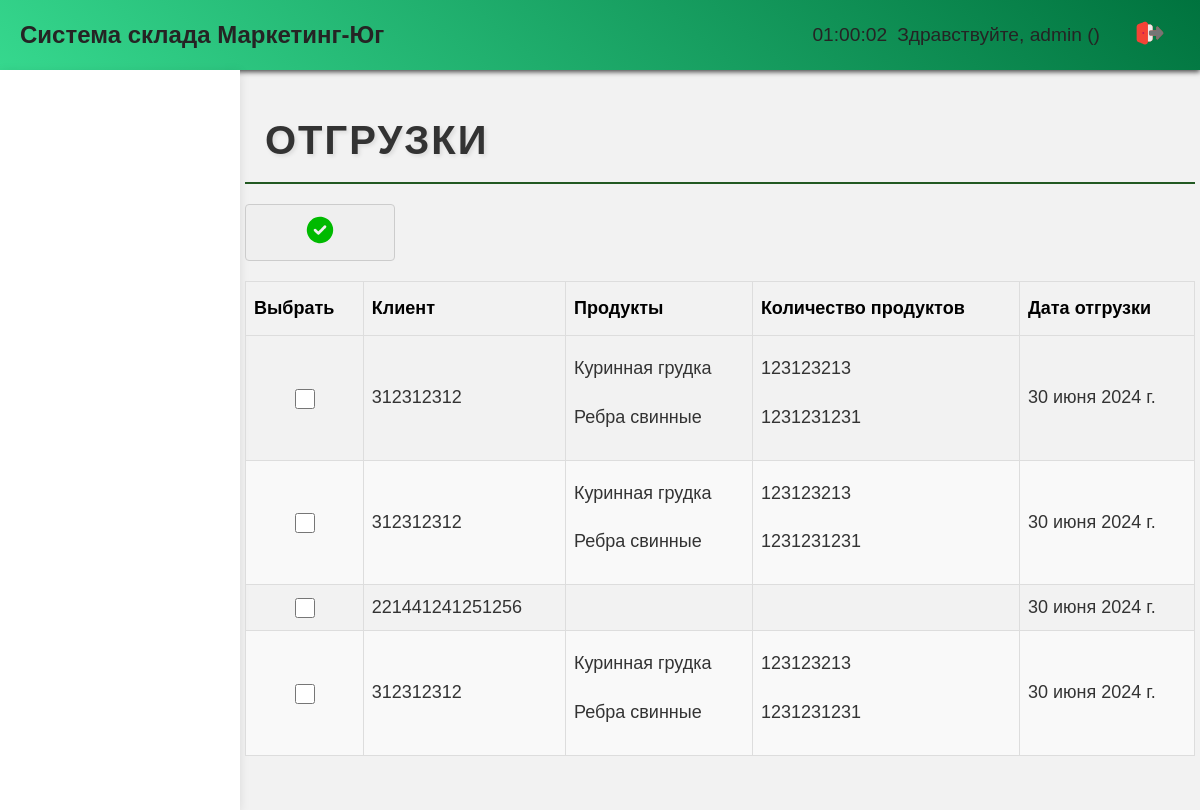
Screenshot of /shipment/ (signed in) with the database file from the repository.
### base/models.py (models this page shows, shortened)
class Shipment(models.Model):
    customer = models.CharField(max_length=100)
    products = models.ManyToManyField(ShipmentProduct, related_name='shipment')
    date_shipped = models.DateField()
    class Meta:
        verbose_name = 'Отгрузка'
        verbose_name_plural = 'Отгрузки'

class ShipmentProduct(models.Model):
    product = models.ForeignKey(Product, on_delete=models.CASCADE)
    quantity = models.IntegerField()
    class Meta:
        verbose_name = 'Продукт отгрузки'
        verbose_name_plural = 'Продукты отгрузок'

class Product(models.Model):
    name = models.CharField(max_length=100)
    product_type = models.ForeignKey('ProductType', on_delete=models.CASCADE)
    description = models.TextField(blank=True, null=True)
    price = models.DecimalField(max_digits=10, decimal_places=2)
    quantity = models.IntegerField(default=0)
    updated = models.DateTimeField(auto_now=True)
    created = models.DateTimeField(auto_now_add=True)
    class Meta:
        verbose_name = 'Продукция'
        verbose_name_plural = 'Продукции'

### base/views.py (the view)
# urls.py: path('shipment/', views.shipment, name='shipment'),
def shipment(request):
    shipments = Shipment.objects.all()
    shipment_products = ShipmentProduct.objects.all()
    context = {
        'shipments': shipments,
        'shipment_products': shipment_products
    }
    return render(request, 'shipment.html', context)

### base/templatetags/group_tags.py (called while the page is built)
@register.filter(name='has_group')
def has_group(user, group_name):
    return user.groups.filter(name=group_name).exists()

### templates/shipment.html (shortened to what this page needs)
{% extends 'home.html' %}
{% load static %}
{% block content %}
<h2>Отгрузки</h2>
<table class="shipment-table">
<thead>
<tr>
    <th>Выбрать</th>
    <th>Клиент</th>
    <th>Продукты</th>
    <th>Количество продуктов</th>
    <th>Дата отгрузки</th>
</tr>
</thead>
<tbody>
<button id="complete-shipment-button" class="icon-button">
    <img src="{% static 'images/check.svg' %}" alt="Подтвердить отгрузку">
</button>
{% for shipment in shipments %}
<tr>
    <td style="text-align: center;"><input type="checkbox" class="checkbox-custom" name="selected_shipment" value="{{ shipment.id }}"></td>
    <td>{{ shipment.customer }}</td>
    <td class="text2">
        {% for shipment_product in shipment.products.all %}
            <p>{{ shipment_product.product.name }}</p>
        {% endfor %}
    </td>
    <td class="text2">
        {% for shipment_product in shipment.products.all %}
            <p>{{ shipment_product.quantity }}</p>
        {% endfor %}
    </td>
    <td>{{ shipment.date_shipped }}</td>
</tr>
{% empty %}
<tr>
    <td colspan="5">Нет данных об отгрузках</td>
</tr>
{% endfor %}
</tbody>
</table>
{% endblock %}

### templates/header.html (shortened to what this page needs)
<header>
{% load static %}
    <link rel="stylesheet" href="{% static 'styles/header.css' %}">
    <div class="header-left">
        <h1>Система склада Маркетинг-Юг</h1>
    </div>
    <div class="header-right">
    <span id="current-time"></span>
        {% if user.is_authenticated %}
            <span>Здравствуйте, {{ user.username }} ({{ user.groups.first.name }})</span>
        <a href="{% url 'logout' %}">
            <img src="{% static 'images/exit.svg' %}" alt="Выход">
            </a>
        {% else %}
            <a href="{% url 'login' %}">Войти</a>
        {% endif %}
    </div>
</header>

### static/styles/home.css (style rules this page uses)
body { font-family: Arial, sans-serif; background: #f2f2f2; margin: 0; padding: 0; display: flex; flex-direction: column; }
header { background: linear-gradient(220deg, #00733E, #36D88E); color: #ffffff; padding: 10px 20px; display: flex; justify-content: space-between; align-items: center; }
h2 { font-family: 'Arial', sans-serif; font-size: 2.5rem; font-weight: bold; color: #333; text-transform: uppercase; letter-spacing: 2px; text-shadow: 2px 2px 4px rgba(0, 0, 0, 0.1); margin-bottom: 20px; padding-left: 20px; border-bottom: 2px solid rgba(12, 73, 12, 0.9); padding-bottom: 10px; position: relative; }
.content p { font-size: 2rem; line-height: 1.6; color: #666666; margin-bottom: 20px; }
.text2 p { font-size: 1em; color: #333; margin-top: 10px; }
.header-left h1 { margin: 0; }
.header-right { display: flex; align-items: center; }
.header-right span { margin-right: 20px; }
.header-right a { color: #ffffff; text-decoration: none; margin-left: 10px; }
.icon-button { display: flex; flex-direction: column; align-items: center; text-decoration: none; color: #333333; transition: color 0.3s ease; padding: 10px; border: 1px solid #ccc; border-radius: 4px; width: 150px; position: relative; }
.icon-button img { width: 30px; height: 30px; margin-bottom: 5px; }
.checkbox-custom { display: inline-block; width: 20px; height: 20px; background-color: #eee; border: 1px solid #ccc; border-radius: 3px; position: relative; vertical-align: middle; }
.shipment-table { width: 100%; border-collapse: collapse; margin: 20px 0; font-size: 18px; text-align: left; }
.shipment-table thead tr { background-color: #f2f2f2; color: #333; }
.shipment-table th, .shipment-table td { border: 1px solid #ddd; padding: 8px; }
.shipment-table tr:nth-child(even) { background-color: #f9f9f9; }
.shipment-table th { padding-top: 12px; padding-bottom: 12px; background-color: #F2F2F2; color: black; }
.text2 { white-space: nowrap; }

### static/styles/header.css (style rules this page uses)
header { background-color: #007633; color: #252424; padding: 10px 20px; display: flex; justify-content: space-between; align-items: center; box-shadow: 0 2px 5px rgba(0, 0, 0, 0.7); }
.header-left h1 { font-size: 1.5rem; margin: 0; }
.header-right { display: flex; align-items: center; }
.header-right span { margin-right: 10px; font-size: 1.2rem; }
.header-right a { color: #252424; text-decoration: none; padding: 8px 15px; border-radius: 5px; transition: background-color 0.3s ease; }

### rows the page displays
Shipment: customer "312312312", date_shipped "30 июня 2024 г."
ShipmentProduct: product.name "Куринная грудка", quantity "123123213"
ShipmentProduct: product.name "Ребра свинные", quantity "1231231231"
Shipment: customer "312312312", date_shipped "30 июня 2024 г."
ShipmentProduct: product.name "Куринная грудка", quantity "123123213"
ShipmentProduct: product.name "Ребра свинные", quantity "1231231231"
Shipment: customer "221441241251256", date_shipped "30 июня 2024 г."
Shipment: customer "312312312", date_shipped "30 июня 2024 г."
ShipmentProduct: product.name "Куринная грудка", quantity "123123213"
ShipmentProduct: product.name "Ребра свинные", quantity "1231231231"

### other values shown
{{ user.username }} "admin"
